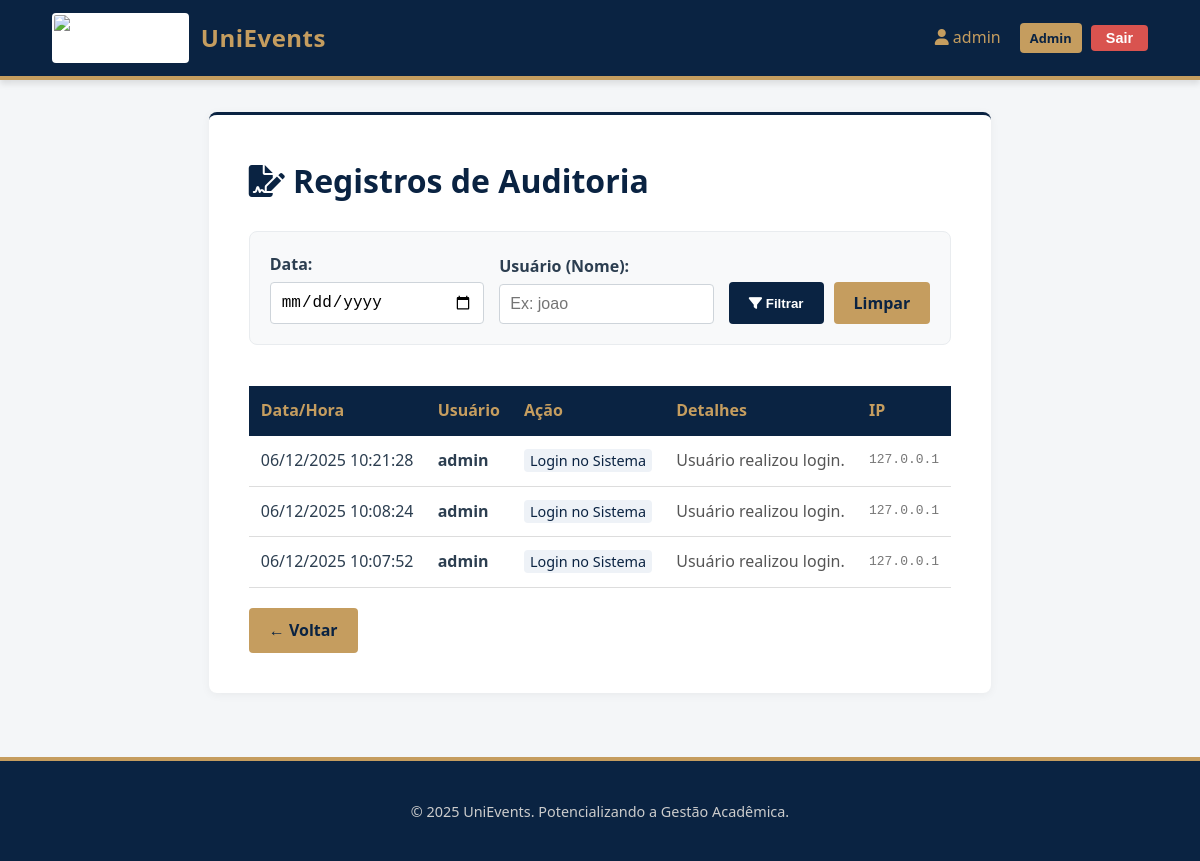
Before: /organizador/auditoria/ (signed in) with the older database file.
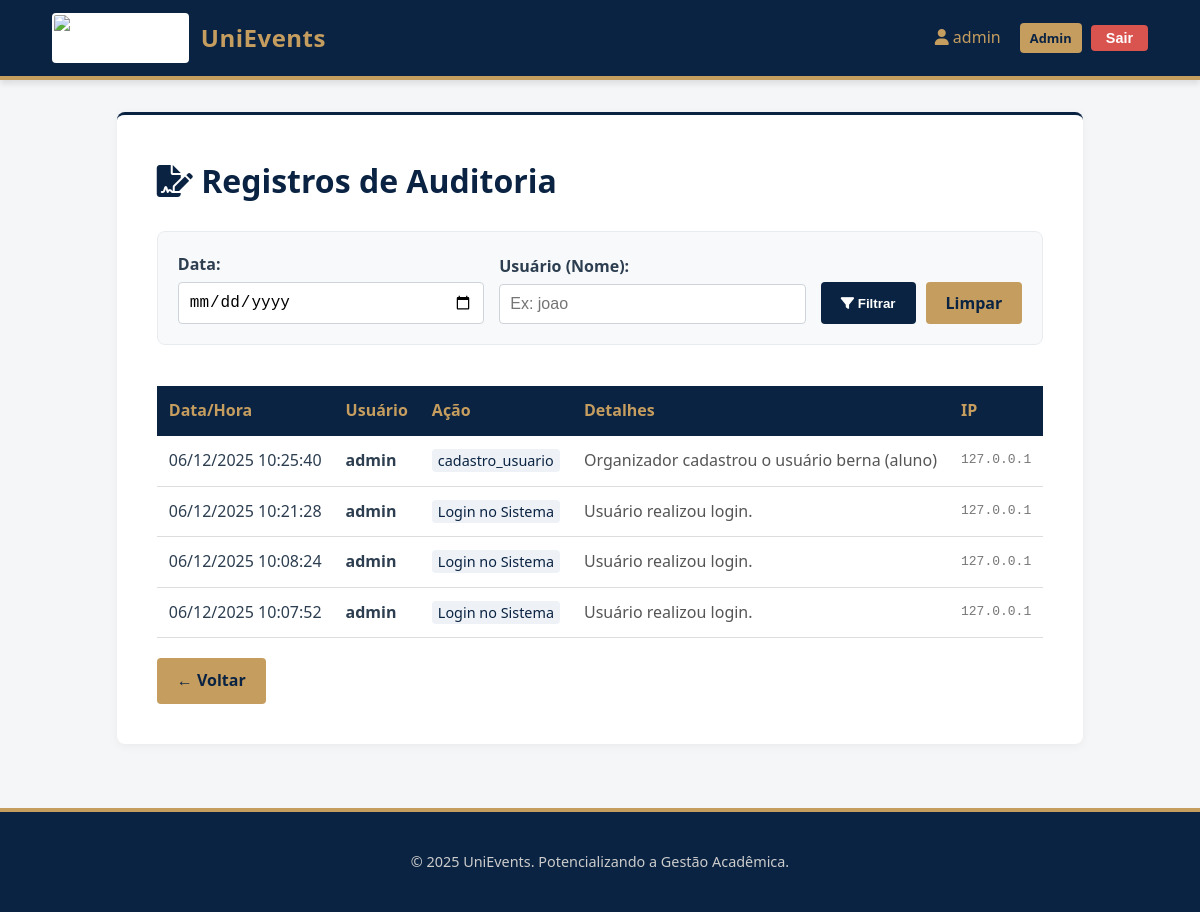
After: the same page with the newer database file.
### sgea_app/models.py (models this page shows, shortened)
class LogAuditoria(models.Model):
    ACAO_CHOICES = (
        ('criacao_usuario', 'Criação de Usuário'),
        ('login', 'Login no Sistema'),
        ('evento_cadastro', 'Cadastro de Evento'),
        ('evento_edicao', 'Alteração de Evento'),
        ('evento_exclusao', 'Exclusão de Evento'),
        ('evento_consulta_api', 'Consulta API Eventos'),
        ('inscricao', 'Inscrição em Evento'),
        ('certificado_geracao', 'Geração de Certificado'),
        ('certificado_consulta', 'Consulta de Certificado'),
    )
    usuario = models.ForeignKey(
        settings.AUTH_USER_MODEL,
        on_delete=models.SET_NULL,
        null=True,
        related_name='logs',
        help_text="Usuário que realizou a ação (pode ser null se for anônimo/sistema)."
    )
    acao = models.CharField(max_length=50, choices=ACAO_CHOICES)
    detalhes = models.TextField(blank=True, null=True)
    data_hora = models.DateTimeField(auto_now_add=True)
    ip_usuario = models.GenericIPAddressField(blank=True, null=True)
    class Meta:
        ordering = ['-data_hora']
        verbose_name = "Log de Auditoria"
        verbose_name_plural = "Logs de Auditoria"

class Usuario(AbstractUser):
    PERFIL_CHOICES = (
        ('aluno', 'Aluno'),
        ('professor', 'Professor'),
        ('organizador', 'Organizador'),
    )
    telefone = models.CharField(max_length=15, blank=True, null=True, help_text="Telefone de contato do usuário.")
    instituicao_ensino = models.CharField(max_length=255, blank=True, null=True, help_text="Instituição de ensino (obrigatório para alunos e professores).")
    perfil = models.CharField(max_length=15, choices=PERFIL_CHOICES, default='aluno', help_text="Perfil do usuário no sistema.")
    class Meta:
        db_table = "usuario"
        verbose_name = "Usuário"
        verbose_name_plural = "Usuários"

### sgea_app/views.py (the view)
# urls.py: path('organizador/auditoria/', views.logs_auditoria, name='logs_auditoria'),
@login_required
def logs_auditoria(request):
    if request.user.perfil != 'organizador':
        return redirect('participantes_dashboard')
    logs = LogAuditoria.objects.all().select_related('usuario')
    data_filtro = request.GET.get('data')
    usuario_filtro = request.GET.get('usuario')
    if data_filtro:
        data = parse_date(data_filtro)
        if data:
            logs = logs.filter(data_hora__date=data)
    if usuario_filtro:
        logs = logs.filter(usuario__username__icontains=usuario_filtro)
    return render(request, 'sgea_app/dashboard/logs_auditoria.html', {
        'logs': logs,
        'data_filtro': data_filtro,
        'usuario_filtro': usuario_filtro
    })

### sgea_app/templates/sgea_app/dashboard/logs_auditoria.html (shortened to what this page needs)
{% extends 'sgea_app/base.html' %}
{% block content %}
<div class="card">
    <div style="display: flex; justify-content: space-between; align-items: center; margin-bottom: 25px;">
        <h1 style="margin: 0;"><i class="fas fa-file-signature"></i> Registros de Auditoria</h1>
    </div>
    <form method="get" style="background: #f8f9fa; padding: 20px; border-radius: 8px; border: 1px solid #e9ecef; margin-bottom: 25px; display: flex; gap: 15px; flex-wrap: wrap; align-items: flex-end;">
        <div style="flex: 1; min-width: 200px;">
            <label style="font-weight: bold; margin-bottom: 5px; display: block;">Data:</label>
            <input type="date" name="data" value="{{ data_filtro|default:'' }}" style="width: 100%; padding: 10px; border: 1px solid #ced4da; border-radius: 4px;">
        </div>
        <div style="flex: 1; min-width: 200px;">
            <label style="font-weight: bold; margin-bottom: 5px; display: block;">Usuário (Nome):</label>
            <input type="text" name="usuario" placeholder="Ex: joao" value="{{ usuario_filtro|default:'' }}" style="width: 100%; padding: 10px; border: 1px solid #ced4da; border-radius: 4px;">
        </div>
        <div style="display: flex; gap: 10px;">
            <button type="submit" class="btn btn-primary" style="height: 42px;">
                <i class="fas fa-filter"></i> Filtrar
            </button>
            <a href="{% url 'logs_auditoria' %}" class="btn btn-secondary" style="height: 42px; display: flex; align-items: center;">
                Limpar
            </a>
        </div>
    </form>
    <div class="table-responsive">
        <table>
            <thead>
                <tr>
                    <th>Data/Hora</th>
                    <th>Usuário</th>
                    <th>Ação</th>
                    <th>Detalhes</th>
                    <th>IP</th>
                </tr>
            </thead>
            <tbody>
                {% for log in logs %}
                <tr>
                    <td style="white-space: nowrap;">{{ log.data_hora|date:"d/m/Y H:i:s" }}</td>
                    <td style="font-weight: bold;">
                        {% if log.usuario %}
                            {{ log.usuario.username }}
                        {% else %}
                            <span style="color: #999;">Anônimo/Sistema</span>
                        {% endif %}
                    </td>
                    <td>
                        <span style="background: #eef2f7; color: var(--primary-color); padding: 2px 6px; border-radius: 4px; font-size: 0.9rem;">
                            {{ log.get_acao_display }}
                        </span>
                    </td>
                    <td style="color: #555;">{{ log.detalhes|default:"-" }}</td>
                    <td style="font-family: monospace; color: #777;">{{ log.ip_usuario|default:"-" }}</td>
                </tr>
                {% empty %}
                <tr>
                    <td colspan="5" style="text-align: center; padding: 30px; color: #777;">
                        Nenhum registro encontrado com os filtros atuais.
                    </td>
                </tr>
                {% endfor %}
            </tbody>
        </table>
    </div>
    <div style="margin-top: 20px;">
        <a href="{% url 'organizador_dashboard' %}" class="btn btn-secondary">
            &larr; Voltar
        </a>
    </div>
</div>
{% endblock %}

Changed rows visible on the page:
added LogAuditoria: data_hora "06/12/2025 10:25:40", usuario.username "admin", acao "cadastro_usuario", detalhes "Organizador cadastrou o usuário berna (aluno)", ip_usuario "127.0.0.1"
